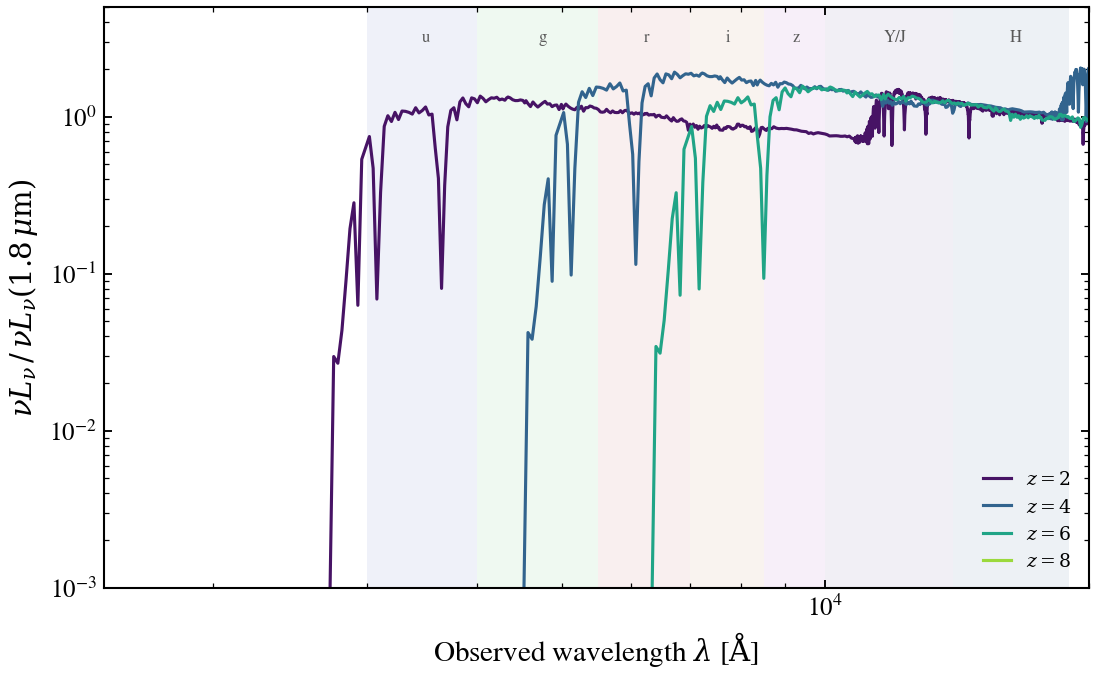

The script that saved this image:
"""
Observed SED of a Lyman-break galaxy at z = 2, 4, 6, 8
========================================================

A single intrinsic LBG (young dust-poor star-forming galaxy) shown in
the observer frame at four redshifts. The Lyman break sweeps redward
into the *u-* and then *g-* and *r-*band dropout regimes, the
Inoue+2014 IGM transmission removes more and more flux blueward of
Lyα, and the apparent magnitude faint-end falls by ~2.5 mag from
``z = 2 → 8`` due to luminosity distance alone.

This is the figure that motivates how each dropout band is chosen for
each redshift bracket — *u* dropout at ``z ~ 3``, *g* at ``z ~ 4-5``,
*r* at ``z ~ 6``, *i / z* at ``z ~ 7-8``.
"""

import warnings

import jax
import matplotlib.pyplot as plt
import numpy as np

import tengri
from tengri.analysis.plotting import setup_style

setup_style()
warnings.filterwarnings("ignore", message=".*BakedInBackend.*")

REDSHIFTS = [2.0, 4.0, 6.0, 8.0]
COLORS = plt.cm.viridis(np.linspace(0.05, 0.85, len(REDSHIFTS)))

C_AA_PER_S = 2.998e18
ssp = tengri.load_ssp()

fig, ax = plt.subplots(figsize=(7.6, 4.8))

ANCHOR_OBS_AA = 18000.0  # NIR anchor where the LBG continuum is clean at all z
for z, color in zip(REDSHIFTS, COLORS):
    model = tengri.SEDModel.build(
        ssp,
        sfh={
            "type": "dpl",
            "*": tengri.FIXED,
            "tau_gyr": 0.2,
            "log_peak_sfr": 1.5,
            "alpha": 3.0,
            "beta": 2.0,
        },
        dust={"type": "two_component", "*": tengri.FIXED, "tau_diff": 0.1, "tau_bc": 0.1},
        igm={"type": "inoue14"},
        redshift=tengri.Fixed(z),
    )
    p = dict(model.spec.sample(jax.random.PRNGKey(0)))
    out = model.predict_rest_sed(p)
    wave_rest = np.asarray(out.wavelength)
    wave_obs = wave_rest * (1.0 + z)
    nu_obs = C_AA_PER_S / wave_obs
    nu_f_nu = nu_obs * np.asarray(out.sed)
    # Normalise at the NIR anchor so each curve sits at the same level on
    # the continuum — the only differences visible are the IGM trough and
    # the Lyman/Lyα features moving redward with z.
    i_a = int(np.argmin(np.abs(wave_obs - ANCHOR_OBS_AA)))
    nu_f_nu = nu_f_nu / nu_f_nu[i_a]
    ax.loglog(wave_obs, nu_f_nu, color=color, lw=1.5, label=f"$z = {z:g}$")

# Mark the canonical SDSS / Euclid dropout bands as shaded bars.
BANDS = [
    ("u", 3000, 4000, "#3355bb"),
    ("g", 4000, 5500, "#33bb55"),
    ("r", 5500, 7000, "#bb3333"),
    ("i", 7000, 8500, "#bb6633"),
    ("z", 8500, 10000, "#9933bb"),
    ("Y/J", 10000, 14000, "#553388"),
    ("H", 14000, 19000, "#225588"),
]
for name, lo, hi, color in BANDS:
    ax.axvspan(lo, hi, color=color, alpha=0.08, lw=0)
    ax.text(0.5 * (lo + hi), 3.0, name, ha="center", fontsize=8, color="0.35")

ax.set_xlim(1500, 2e4)
ax.set_ylim(1e-3, 5.0)
ax.set_xlabel(r"Observed wavelength $\lambda$ [$\mathrm{\AA}$]")
ax.set_ylabel(r"$\nu L_\nu\,/\,\nu L_\nu(1.8\,\mu\mathrm{m})$")
ax.legend(frameon=False, fontsize=9, loc="lower right")

fig.tight_layout()
fig.savefig("plot_lbg_observed_evolution.png", dpi=150, bbox_inches="tight")
